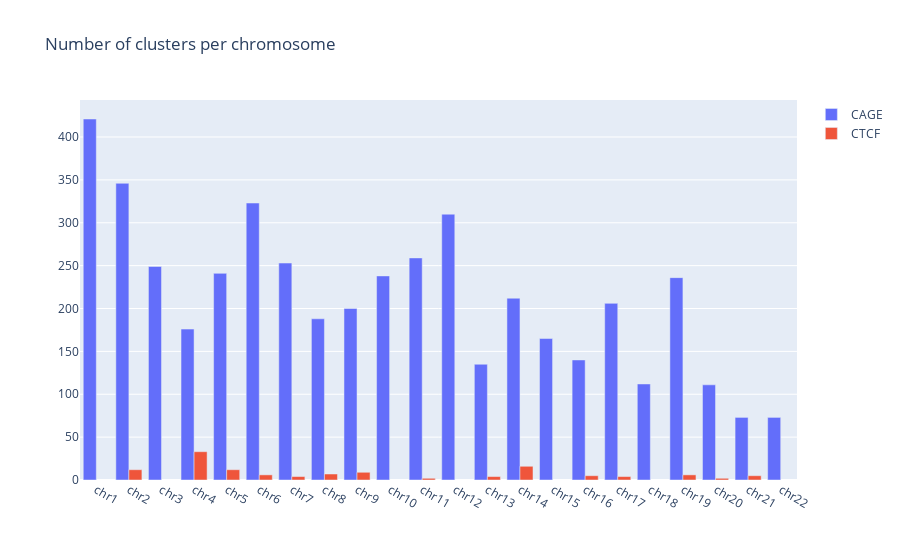

The notebook cell this image was saved under:
### Code cell
### Plot the number of clusters per chromosome (an histogram)
ctcf_counts = {chrom: len(clusters) for chrom, clusters in ctcf_clusters.items()}
cage_counts = {chrom: len(clusters) for chrom, clusters in cage_clusters.items()}

### Sort the chromosomes
ctcf_counts = sort_by_chromosome(ctcf_counts)
cage_counts = sort_by_chromosome(cage_counts)

fig = go.Figure()
fig.add_trace(go.Bar(x=list(cage_counts.keys()), y=list(cage_counts.values()), name="CAGE"))
fig.add_trace(go.Bar(x=list(ctcf_counts.keys()), y=list(ctcf_counts.values()), name="CTCF"))
fig.update_layout(barmode='group', title="Number of clusters per chromosome")
fig.show()

# Save the figure as a svg file
fig.write_image("../analysis_results/cluster_counts.svg")

### Figure 1 — Plotly figure (JSON) as saved in the notebook; plotly's stock layout.template omitted (floating-point values rounded to 4 significant figures)
{"data": [{"name": "CAGE", "type": "bar", "x": ["chr1", "chr2", "chr3", "chr4", "chr5", "chr6", "chr7", "chr8", "chr9", "chr10", "chr11", "chr12", "chr13", "chr14", "chr15", "chr16", "chr17", "chr18", "chr19", "chr20", "chr21", "chr22"], "y": [421, 346, 249, 176, 241, 323, 253, 188, 200, 238, 259, 310, 135, 212, 165, 140, 206, 112, 236, 111, 73, 73]}, {"name": "CTCF", "type": "bar", "x": ["chr2", "chr4", "chr5", "chr6", "chr7", "chr8", "chr9", "chr11", "chr13", "chr14", "chr16", "chr17", "chr19", "chr20", "chr21"], "y": [12, 33, 12, 6, 4, 7, 9, 2, 4, 16, 5, 4, 6, 2, 5]}], "layout": {"barmode": "group", "title": {"text": "Number of clusters per chromosome"}}}
